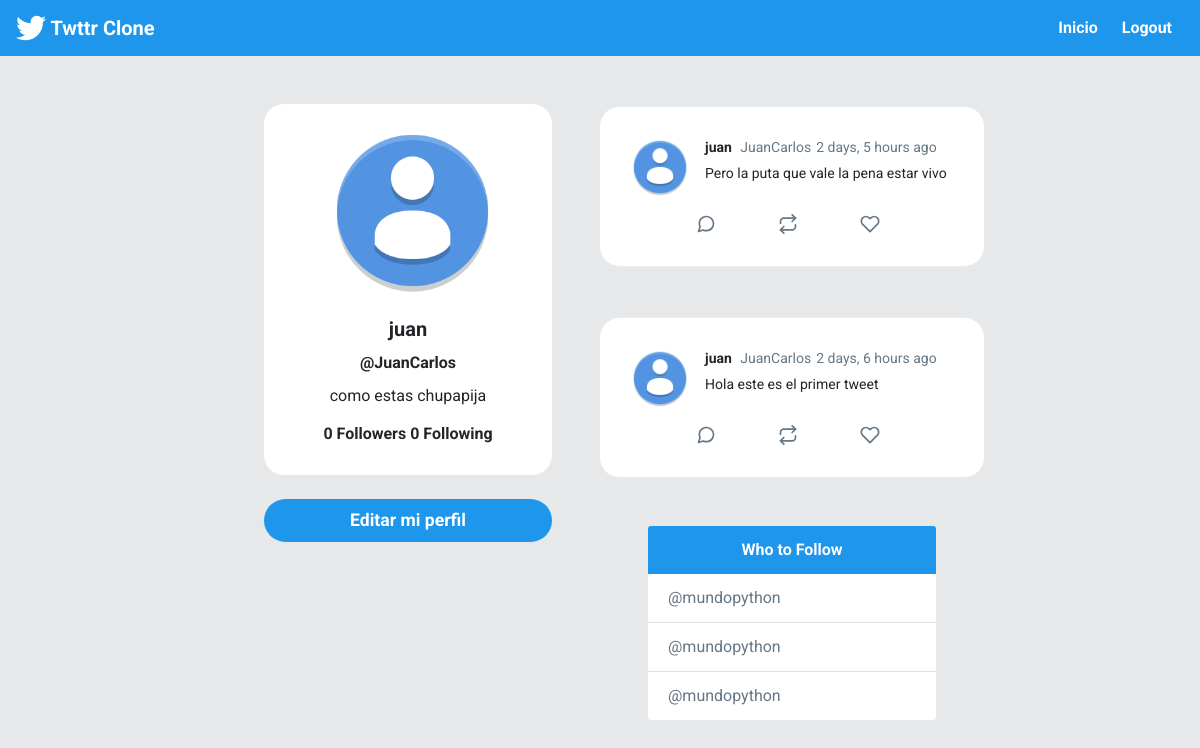
/profile/JuanCarlos/, run on the app's committed database.
### clon/models.py (models this page shows, shortened)
class Profile(models.Model):
	user = models.OneToOneField(User, on_delete=models.CASCADE)
	bio = models.CharField(default='Hola, clon', max_length=100)
	image = models.ImageField(default='default.png')
	def following(self):
		user_ids = Relationship.objects.filter(from_user=self.user)\
									.values_list('to_user_id', flat=True)
		return User.objects.filter(id__in=user_ids)
	def followers(self):
		user_ids = Relationship.objects.filter(to_user=self.user)\
									.values_list('from_user_id', flat=True)
		return User.objects.filter(id__in=user_ids)

class Post(models.Model):
    timestamp = models.DateTimeField(default=timezone.now)
    content = models.TextField()
    user = models.ForeignKey(User, on_delete=models.CASCADE, related_name='posts')
    class Meta:
        ordering = ['-timestamp']

### clon/views.py (the view)
# urls.py: path('profile/<str:username>/', views.profile, name='profile'),
def profile(request, username):
    user = User.objects.get(username=username)
    posts = user.posts.all()
    return render(request, 'twitter/profile.html', context={'user': user, 'posts': posts})

### clon/templates/twitter/profile.html (shortened to what this page needs)
{% extends 'twitter/layout.html' %}
{% load humanize %}
{% block content %}
<div id="main" class="container-fluid d-flex">
    <div class="sidebar m-5 d-none d-md-block">
        <div class="">
            <div class="card " style="width: 18rem; text-align:center;border-radius: 20px;">
                <img class="card-img-top rounded-circle"
                    style="width:60%; position: relative;left: 62px;padding-top: 20px;" src="{{ user.profile.image.url }}"
                    alt="Card image cap">
                <div class="card-body">
                    <h5 class="card-title font-weight-bold">{{ user.first_name}}</h5>
                    <h6 class="card-title font-weight-bold">@{{ user.username }}</h6>
                    <p class="card-text">{{ user.profile.bio }}</p>
                    <h6 class="card-title font-weight-bold">
                        {{ user.profile.followers.count }} Followers
                        {{ user.profile.following.count }} Following
                    </h6>
                </div>
            </div>
            <a href="{% url 'edit' %}" id="addATweetLeft" type="button"
                style="border-radius: 30px; font-size: 1.1rem; font-weight:bold;"
                class="btn btn-lg btn-block mt-4 text-white ">Editar mi perfil</a>
        </div>
    </div>
    <div class="content">
        {% for post in posts %}
        <div id="tweetCards">
            <div class="tweet-wrap" style="border-radius:20px">
                <div class="tweet-header">
                    <img src="{{ post.user.profile.image.url }}" alt="" class="avator">
                    <div class="tweet-header-info">
                        {{ post.user.first_name }} <span>{{ post.user.username }}</span><span>{{ post.timestamp| naturaltime }}
                        </span>
                        <p>{{ post.content }}</p>
                    </div>
                </div>
                <div class="tweet-info-counts">
                    <div class="comments">
                        <button style="background: white; border: none;">
                        </button>
                    </div>
                    <div class="retweets">
                        <button style="background: white; border: none;">
                        </button>
                    </div>
                    <div class="likes">
                        <button style="background: white; border: none;">
                        </button>
                    </div>
                </div>
            </div>
        {% endfor %}
        </div>
    </div>
    <div class="sidebar m-5 d-none d-xl-block">
        <div class="card" style="width: 18rem;">
            <div class="card-header">
                Who to Follow
            </div>
            <ul class="list-group list-group-flush">
                <li class="list-group-item"><a href="#" style="text-decoration: none;color: #657787;">@mundopython</a>
                </li>
                <li class="list-group-item"><a href="#" style="text-decoration: none;color: #657787;">@mundopython</a>
                </li>
                <li class="list-group-item"><a href="#" style="text-decoration: none;color: #657787;">@mundopython</a>
                </li>
            </ul>
        </div>
    </div>
</div>
{% endblock content %}

### clon/static/css/style.css (style rules this page uses)
body { background: #E6E8E9; ; font-family: 'Asap', sans-serif; font-family: 'Roboto', sans-serif; }
img { max-width: 100%; }
.avator { border-radius: 100px; width: 60px; height: 60px; margin-right: 15px; }
.card { border: none; }
.card-header { background-color: #1E96EB ; color: white; text-align: center; font-weight: bold; border: none; }
#main { justify-content: center; }
.tweet-wrap { max-width: 490px; background: #fff; margin: 0 auto; margin-top: 50px; border-radius: 3px; padding: 30px; border-bottom: 1px solid #e6ecf0; border-top: 1px solid #e6ecf0; }
.tweet-header { display: flex; align-items: flex-start; font-size: 14px; }
.tweet-header-info { font-weight: bold; }
.tweet-header-info span { color: #657786; font-weight: normal; margin-left: 5px; }
.tweet-header-info p { font-weight: normal; margin-top: 5px; }
.tweet-info-counts { display: flex; margin-left: 60px; margin-top: 10px; }
.tweet-info-counts div { display: flex; margin-right: 20px; }
.tweet-info-counts div svg { color: #657786; margin-right: 10px; }
.btn { background-color: #1E96EB ; border-style: none; font-weight: bold; color: white; }
a:link { color: #1E96EB ; text-decoration: none; }

### data on the page
Post: user.profile.image (placeholder picture), user.first_name "juan", user.username "JuanCarlos", timestamp "2 days, 5 hours ago", content "Pero la puta que vale la pena estar vivo"
Post: user.profile.image (placeholder picture), user.first_name "juan", user.username "JuanCarlos", timestamp "2 days, 6 hours ago", content "Hola este es el primer tweet"

### other printed values
{{ user.first_name }} "juan"
{{ user.username }} "JuanCarlos"
{{ user.profile.bio }} "como estas chupapija"
{{ user.profile.followers.count }} "0"
{{ user.profile.following.count }} "0"
